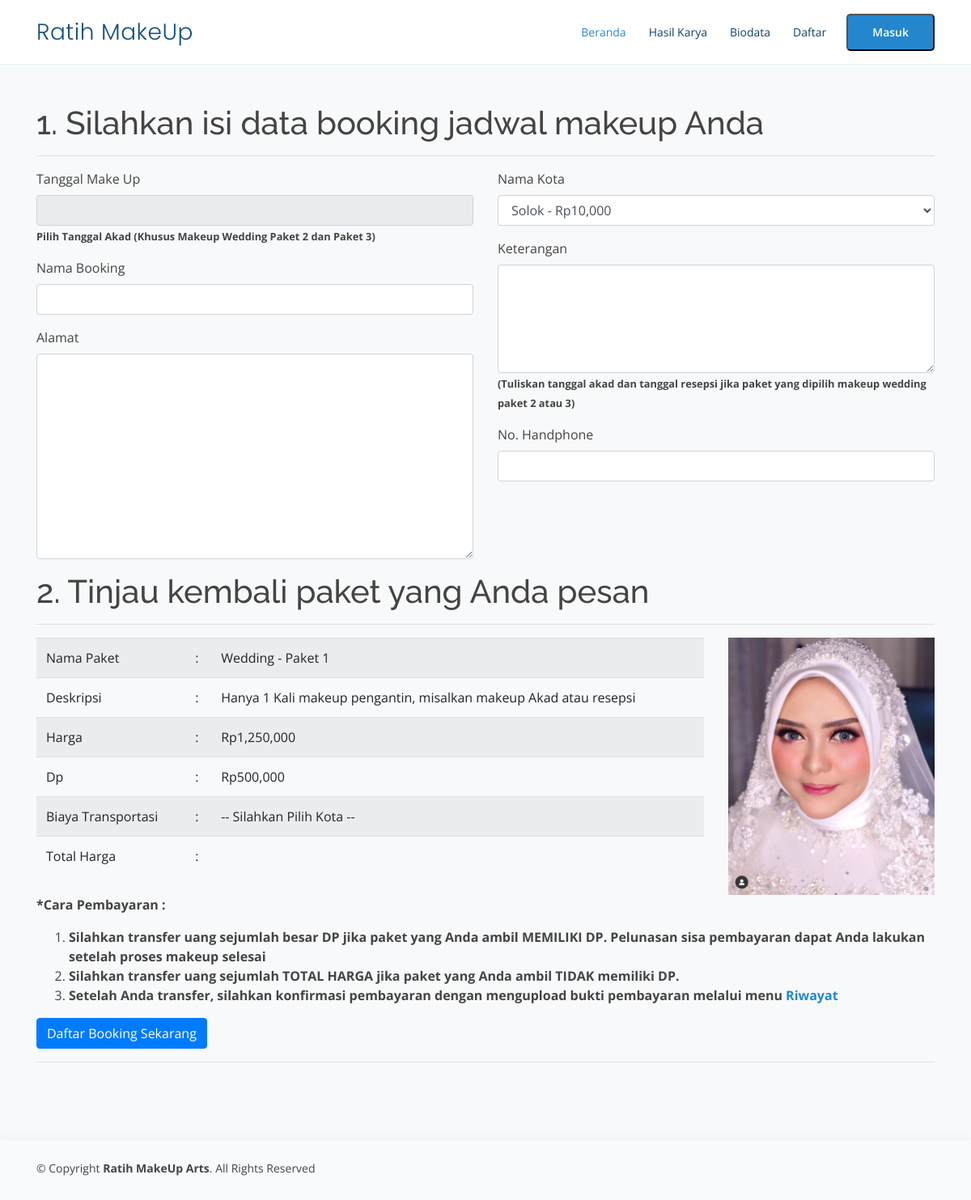
The page /booking/4 on the database its author committed.
### tables this page shows
CREATE TABLE `tb_paket_makeup` (
  `id_paket` int(11) NOT NULL AUTO_INCREMENT,
  `id_makeup` int(11) NOT NULL,
  `nm_paket` varchar(100) NOT NULL,
  `harga_paket` int(11) NOT NULL,
  `deskripsi` text,
  `batas_booking_per_hari` int(11) NOT NULL,
  `biaya_dp` int(11) NOT NULL,
  `foto` text NOT NULL,
  `jumlah_orang` int(11) NOT NULL DEFAULT '1',
  PRIMARY KEY (`id_paket`)
);

CREATE TABLE `tb_makeup` (
  `id_makeup` int(11) NOT NULL AUTO_INCREMENT,
  `nm_makeup` varchar(50) NOT NULL,
  `deskripsi` text NOT NULL,
  PRIMARY KEY (`id_makeup`)
);

### application/core/MY_Controller.php (called while the page is built, shortened)
<?php
class MY_Controller extends CI_Controller
{
	public function view_frontend($view, $data = null)
	{
		$this->load->view('user/templateFrontend/header');
		$this->load->view('user/templateFrontend/navbar');
		$this->load->view($view, $data);
		$this->load->view('user/templateFrontend/footer');
	}
}

### application/controllers/user/Dashboard.php (called while the page is built, shortened)
<?php
class Dashboard extends MY_Controller
{
    public function booking($id)
    {
        $data['tombol'] = false;
        $data['tanggal'] = null;
        $data['id'] = $id;
        $data['paket'] = $this->paketMakeupModel->getById($id);
        $data['tarif'] = $this->paketMakeupModel->getKota();
        $data['tanggal_sudah_booking'] = $this->bookingModel->tanggalSudahBooking($id, $data['paket'][0]->jumlah_orang);
        $this->view_frontend('user/booking', $data);
    }
}

### index.php (called while the page is built, shortened)
<?php
require_once BASEPATH.'core/CodeIgniter.php';

### application/models/Backend/Paket_Makeup_Model.php (called while the page is built, shortened)
<?php defined('BASEPATH') or exit('No direct script access allowed');
class Paket_Makeup_Model extends CI_Model
{
	public function getById($id)
	{
		return $this->db->query("Select
        tb_paket_makeup.id_paket,
        tb_paket_makeup.id_makeup,
        tb_paket_makeup.nm_paket,
        tb_makeup.nm_makeup,
        tb_paket_makeup.harga_paket,
        tb_paket_makeup.deskripsi,
        tb_paket_makeup.biaya_dp,
        tb_paket_makeup.foto,
        tb_paket_makeup.batas_booking_per_hari,
        tb_paket_makeup.jumlah_orang,
        tb_makeup.nm_makeup
    From
        tb_paket_makeup Join
        tb_makeup On tb_paket_makeup.id_makeup = tb_makeup.id_makeup Where tb_paket_makeup.id_paket='$id'")->result();
	}
	public function getKota()
	{
		return $this->db->query("select * from tb_kota")->result();
	}
}

### application/helpers/MY_url_helper.php (called while the page is built, shortened)
<?php
function rupiah($nilai, $simbol = "Rp", $spasi_rupiah = "", $dibelakang_koma = 0, $penutup = "", $pemisah_koma = ",", $pemisah_ribuan = ".")
{
  $nilai = intval($nilai);
  return $simbol . $spasi_rupiah . number_format($nilai, 0, ".", $pemisah_koma) . $penutup;
}

### application/views/user/booking.php (the view, shortened to what this page needs)
<section class="mt-5 bg-light">
    <div class="container" data-aos="fade-up">
        <form action="<?php echo base_url('booking_tambah') ?>" method="POST">
            <h1>1. Silahkan isi data booking jadwal makeup Anda</h1>
            <hr>
            <?php
                $pk = $paket[0];
            ?>
                <div class="row">
                    <div class="col-md-6">
                        <div class="form-group">
                            <label for="">Tanggal Make Up</label>
                            <input type="text" class="form-control" name="tgl_makeup" value="" required readonly>
                            <small><b>Pilih Tanggal Akad (Khusus Makeup Wedding Paket 2 dan Paket 3)</b></small>
                        </div>
                        <div class="form-group">
                            <label for="">Nama Booking</label>
                            <input type="text" class="form-control" name="nama_booking">
                        </div>
                        <div class="form-group">
                            <label for="">Alamat</label>
                            <textarea name="alamat_booking" id="" cols="30" rows="10" class="form-control"></textarea>
                        </div>
                    </div>
                    <div class="col-md-6">
                        <div class="form-group">
                            <label for="">Nama Kota</label>
                            <select name="id_kota" id="" class="form-control">
                                <?php foreach ($tarif as $tr) : ?>
                                    <option value="<?php echo $tr->id_kota ?>"><?php echo $tr->nm_kota ?> - <?php echo rupiah($tr->tarif) ?></option>
                                <?php endforeach; ?>
                            </select>
                        </div>
                        <div class="form-group">
                            <label for="">Keterangan</label>
                            <textarea name="keterangan" id="" cols="30" rows="5" class="form-control"></textarea>
                            <small><b>(Tuliskan tanggal akad dan tanggal resepsi jika paket yang dipilih makeup wedding paket 2 atau 3)</b></small>
                        </div>
                        <div class="form-group">
                            <label for="">No. Handphone</label>
                            <input type="text" class="form-control" name="nohp">
                        </div>
                    </div>
                </div>
                <h1>2. Tinjau kembali paket yang Anda pesan</h1>
                <hr>
                <div class="row">
                    <div class="col-md-9">
                        <table class="table table-striped">
                            <tbody>
                                <tr>
                                    <td>Nama Paket</td>
                                    <td>:</td>
                                    <td><?php echo $pk->nm_makeup." - ".$pk->nm_paket ?></td>
                                </tr>
                                <tr>
                                    <td>Deskripsi</td>
                                    <td>:</td>
                                    <td><?php echo $pk->deskripsi ?></td>
                                </tr>
                                <tr>
                                    <td>Harga</td>
                                    <td>:</td>
                                    <td><?php echo rupiah($pk->harga_paket) ?></td>
                                </tr>
                                <tr>
                                    <td>Dp</td>
                                    <td>:</td>
                                    <td><?php echo rupiah($pk->biaya_dp) ?></td>
                                </tr>
                                <tr>
                                    <td>Biaya Transportasi</td>
                                    <td>:</td>
                                    <td id="biaya_transportasi">-- Silahkan Pilih Kota --</td>
                                </tr>
                                <tr>
                                    <td>Total Harga</td>
                                    <td>:</td>
                                    <td id="total_harga"></td>
                                </tr>
                            </tbody>
                        </table>
                    </div>
                    <div class="col-md-3">
                        <img src="<?php echo base_url('assets/upload/') . $pk->foto ?>" class="img-fluid" alt="">
                    </div>
                    <div class="col-12">
                            <p>
                                <b>*Cara Pembayaran :</b> <br>
                                <ol>
                                    <li><b>Silahkan transfer uang sejumlah besar DP jika paket yang Anda ambil MEMILIKI DP. Pelunasan sisa pembayaran dapat Anda lakukan setelah proses makeup selesai</b></li>
                                    <li><b>Silahkan transfer uang sejumlah TOTAL HARGA jika paket yang Anda ambil TIDAK memiliki DP.</b></li>
                                    <li><b>Setelah Anda transfer, silahkan konfirmasi pembayaran dengan mengupload bukti pembayaran melalui menu <a href="riwayat">Riwayat</a></b></li>
                                </ol>
                            </p>
                            <button class="btn btn-primary" type="submit">Daftar Booking Sekarang</button>
                    </div>
                </div>
        </form>
    <hr>
    </div>
</section>

### assets/assetsfe/css/style.css (style rules this page uses)
body { font-family: "Open Sans", sans-serif; color: #444444; }
a { color: #2487ce; }
h1, h2, h3, h4, h5, h6 { font-family: "Raleway", sans-serif; }
section { padding: 80px 0; }

### rows shown on the page
tb_paket_makeup: id_makeup.nm_makeup "Wedding", nm_paket "Paket 1", deskripsi "Hanya 1 Kali makeup pengantin, misalkan makeup Akad atau resepsi", harga_paket "Rp1,250,000", biaya_dp "Rp500,000", foto (picture)

### other values the page prints
form field id_kota "Solok - Rp10,000"
